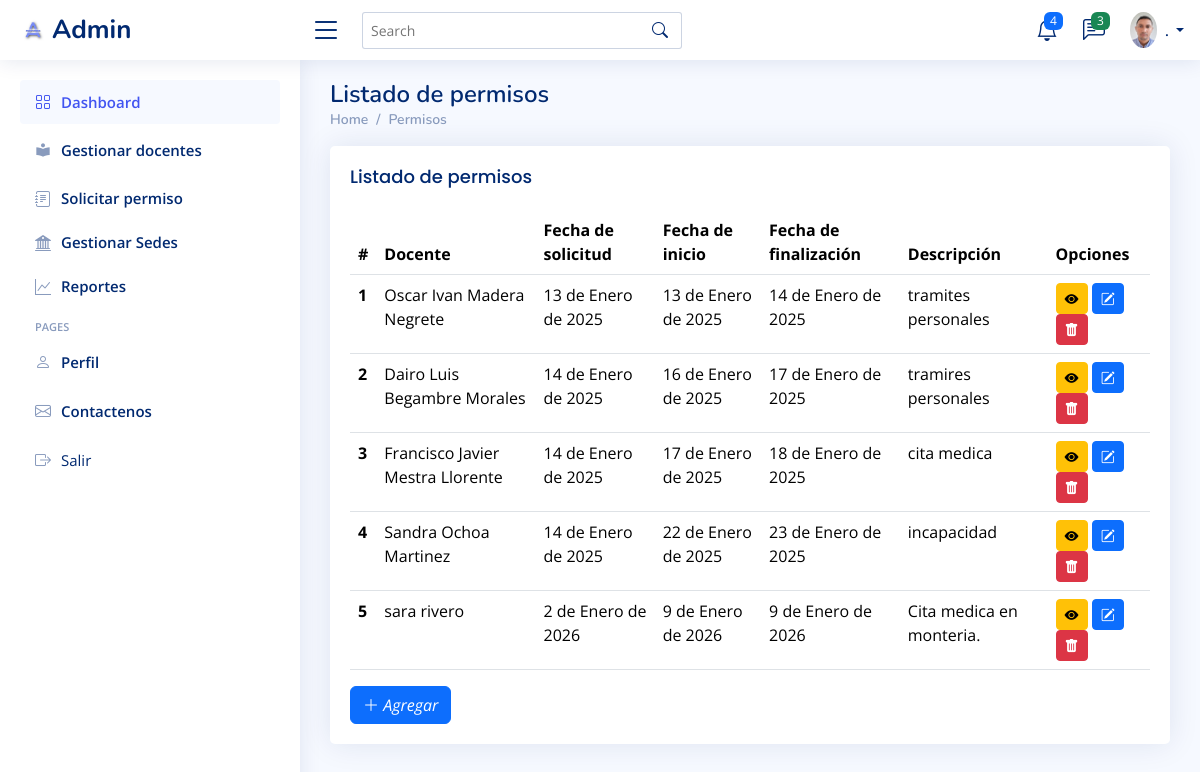
The page /listar_permiso/ on the database as committed earlier.
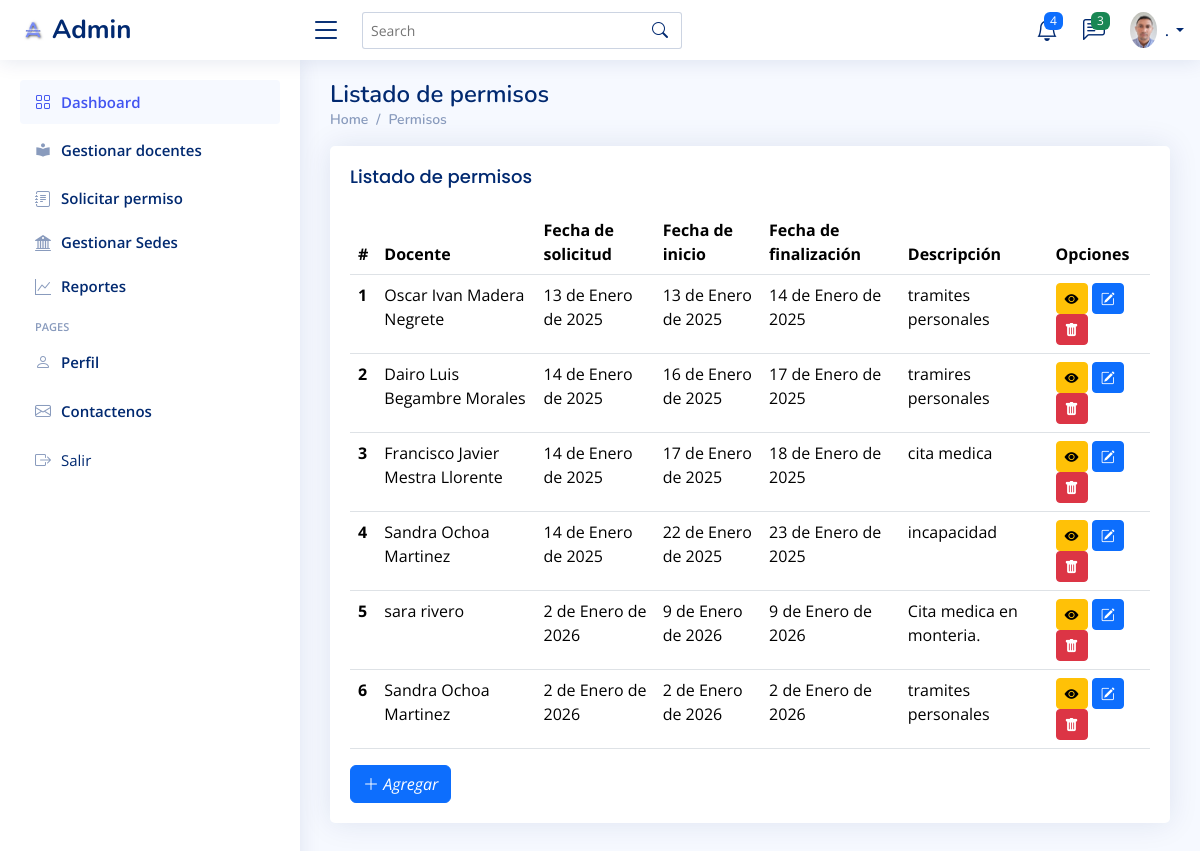
The same page on the database as committed later.
### login/models.py (models this page shows, shortened)
class Permiso(models.Model):
    docente = models.ForeignKey(Docente, on_delete=models.CASCADE)
    fecha_solicitud = models.DateField(auto_now_add=True)
    fecha_inicio_permiso = models.DateField()
    fecha_fin_permiso = models.DateField()
    descripcion = models.TextField(null=True, blank=True)
    imagen_solicitud = models.ImageField(
        upload_to='solicitudes/', null=True, blank=True)
    estado = models.BooleanField(default=True)

class Docente(models.Model):
    cedula = 'CC'
    cedula_extranjeria = 'CE'
    pasaporte = 'PA'
    tipo_documento = [
        (cedula, 'Cédula de ciudadanía'),
        (cedula_extranjeria, 'Cédula de extranjería'),
        (pasaporte, 'Pasaporte'),
    ]
    documento = models.CharField(
        max_length=2, choices=tipo_documento, default=cedula)
    numero_cedula = models.IntegerField()
    name = models.CharField(max_length=100, verbose_name='Nombres')
    apellido = models.CharField(max_length=100, verbose_name='Apellidos')
    escuela = models.ForeignKey(
        Sede, default="LA MILAGROSA", on_delete=models.CASCADE)
    email = models.EmailField(blank=True, null=True)
    estado = models.BooleanField(default=True)
    def __str__(self):
        return f"{self.name} {self.apellido}"
    class Meta:
        ordering = ['name']

### login/views.py (the view)
# urls.py: path('listar_permiso/', ListarPermisos.as_view(), name='listar_permiso'),
class ListarPermisos(ListView):
    model = Permiso
    paginate_by = 20
    template_name = 'src/listar_permiso.html'
    def get_context_data(self, **kwargs):
        context = super().get_context_data(**kwargs)
        context['title'] = 'Listado de permisos'
        return context

### templates/src/listar_permiso.html (shortened to what this page needs)
{% extends "base.html" %}
{% load static %}
{% block table %}
<main id="main" class="main">
    <div class="pagetitle">
        <h1>{{title}}</h1>
        <nav>
            <ol class="breadcrumb">
                <li class="breadcrumb-item"><a href={% url "index" %}>Home</a></li>
                <li class="breadcrumb-item"><a href={% url "listar_permiso" %}>Permisos</a></li>
            </ol>
        </nav>
    </div>
    <div class="row">
        <div class="col-lg-12">
            <div class="card">
                <div class="card-body">
                    <h5 class="card-title">{{title}}</h5>
                    <table class="table table-hover">
                        <thead>
                            <tr>
                                <th scope="col">#</th>
                                <th scope="col">Docente</th>
                                <th scope="col">Fecha de solicitud</th>
                                <th scope="col">Fecha de inicio</th>
                                <th scope="col">Fecha de finalización</th>
                                <th scope="col">Descripción</th>
                                <th scope="col">Opciones</th>
                            </tr>
                        </thead>
                        <tbody>
                            {% for c in object_list %}
                            <tr>
                                <th scope="row">{{forloop.counter}}</th>
                                <td>{{c.docente}}</td>
                                <td>{{c.fecha_solicitud}}</td>
                                <td>{{c.fecha_inicio_permiso}}</td>
                                <td>{{c.fecha_fin_permiso}}</td>
                                <td>{{c.descripcion}}</td>
                                <td>
                                    <a class="btn btn-warning btn-sm m-0.5" href=" {% url "ver_permiso" c.id %} " title="
                                        Ver"><i class="bi bi-eye-fill "></i></a>
                                    <a class="btn btn-primary btn-sm m-0.5" href=" {% url "editar_permiso" c.id %} " title="
                                        Editar"><i class="bi bi-pencil-square "></i>
                                    </a>
                                    <a class="btn btn-danger btn-sm"href=" {% url "eliminar_permiso" c.id %} "
                                        title=" Eliminar"><i class="bi bi-trash-fill"></i></a></td>
                            </tr>
                            {% endfor %}
                        </tbody>
                    </table>
                    <a class="btn btn-primary" href=" {% url "crear_permiso" %} "><i class=" bi bi-plus-lg">
                        Agregar</i></a>
                </div>
            </div>
        </div>
    </div>
</main>
{% endblock %}

Rows that differ between the two databases and show on the page:
added Permiso: docente "Sandra Ochoa Martinez", fecha_solicitud "2 de Enero de 2026", fecha_inicio_permiso "2 de Enero de 2026", fecha_fin_permiso "2 de Enero de 2026", descripcion "tramites personales"
